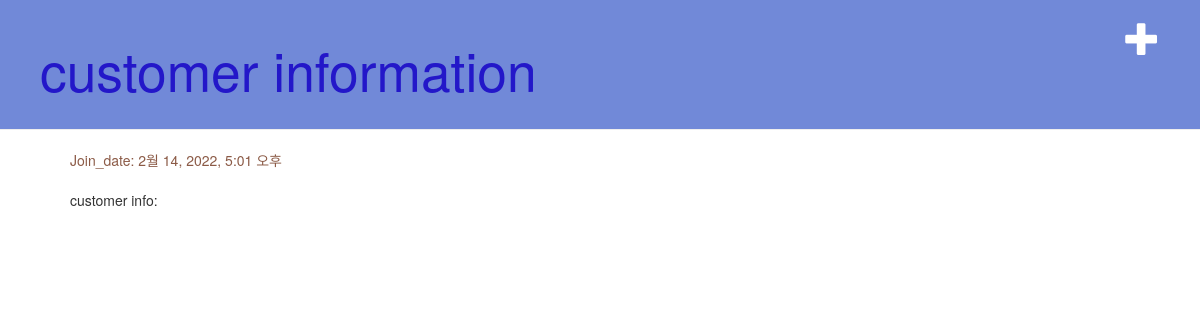
Before: /customer/customer/4 with the older database file.
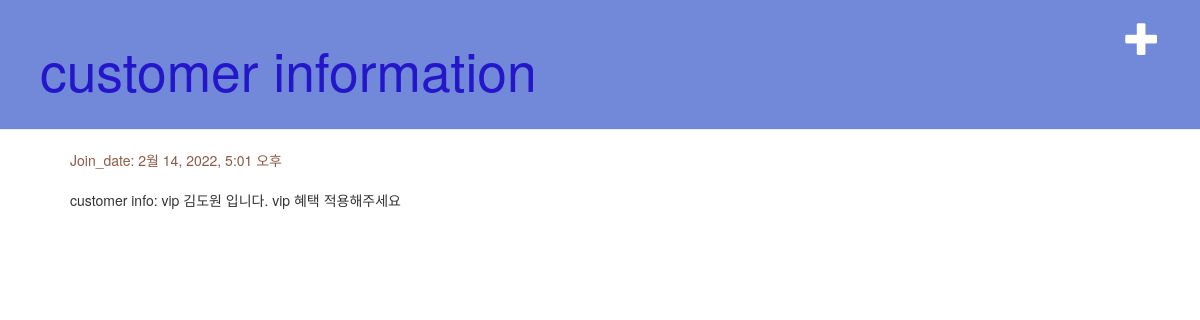
After: the same page with the newer database file.
### customer/models.py (models this page shows, shortened)
class Customer(models.Model):
    CATEGORY_CHOICES = {
        ('man','Male'),
        ('woman','Female'),
        ('gay','gay'),
        ('transgender','transgender'),
    }
    name = models.CharField(max_length = 20, default= 'customer_')
    birthdate = models.DateField()
    text = models.TextField(max_length = 100, default=("customer info:"))
    email = models.EmailField(max_length = 50, default=("@"))
    gender = models.CharField(max_length = 40, choices=CATEGORY_CHOICES)
    Join_date = models.DateTimeField(default=timezone.now)

### customer/views.py (the view)
# urls.py: path('customer/<int:pk>', views.customer_detail, name='customer_detail'),
def customer_detail(request, pk):
    customer_key = get_object_or_404(Customer, pk=pk)
    return render(request, 'customer/customer_detail.html', {'customer': customer_key})

### customer/templates/customer/customer_detail.html (shortened to what this page needs)
{% extends 'customer/base.html' %}
{% block content %}
    <div class="customer">
            <div class="date">
              <p>Join_date:  {{ customer.Join_date }} </p>
            </div>
            <p>{{ customer.text | linebreaksbr }}</p>
    </div>
{% endblock %}

Changed rows visible on the page:
changed Customer: text "customer info:" → "customer info: vip 김도원 입니다. vip 혜택 적용해주세요"
